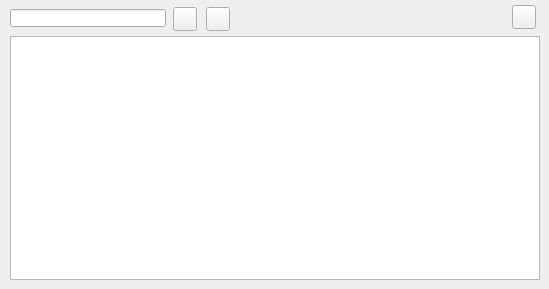
      <widget class="QWidget" name="page_event_node">
       <attribute name="title">
        <string>Hydrometer</string>
       </attribute>
       <widget class="QTableView" name="tbl_hydrometer">
        <property name="geometry">
         <rect>
          <x>10</x>
          <y>36</y>
          <width>530</width>
          <height>244</height>
         </rect>
        </property>
        <property name="sortingEnabled">
         <bool>true</bool>
        </property>
       </widget>
       <widget class="QLineEdit" name="hydrometer_id">
        <property name="geometry">
         <rect>
          <x>10</x>
          <y>9</y>
          <width>156</width>
          <height>18</height>
         </rect>
        </property>
       </widget>
       <widget class="QPushButton" name="btn_add_hydrometer">
        <property name="geometry">
         <rect>
          <x>173</x>
          <y>7</y>
          <width>24</width>
          <height>24</height>
         </rect>
        </property>
        <property name="text">
         <string/>
        </property>
        <property name="icon">
         <iconset>
          <normaloff>../icons/111b.png</normaloff>../icons/111b.png</iconset>
        </property>
        <property name="iconSize">
         <size>
          <width>22</width>
          <height>22</height>
         </size>
        </property>
       </widget>
       <widget class="QPushButton" name="btn_delete_hydrometer">
        <property name="geometry">
         <rect>
          <x>206</x>
          <y>7</y>
          <width>24</width>
          <height>24</height>
         </rect>
        </property>
        <property name="text">
         <string/>
        </property>
        <property name="icon">
         <iconset>
          <normaloff>../icons/112b.png</normaloff>../icons/112b.png</iconset>
        </property>
        <property name="iconSize">
         <size>
          <width>22</width>
          <height>22</height>
         </size>
        </property>
       </widget>
       <widget class="QPushButton" name="open_link">
        <property name="geometry">
         <rect>
          <x>512</x>
          <y>5</y>
          <width>24</width>
          <height>24</height>
         </rect>
        </property>
        <property name="text">
         <string/>
        </property>
        <property name="icon">
         <iconset>
          <normaloff>../icons/70b.png</normaloff>../icons/70b.png</iconset>
        </property>
        <property name="iconSize">
         <size>
          <width>22</width>
          <height>22</height>
         </size>
        </property>
       </widget>
      </widget>
